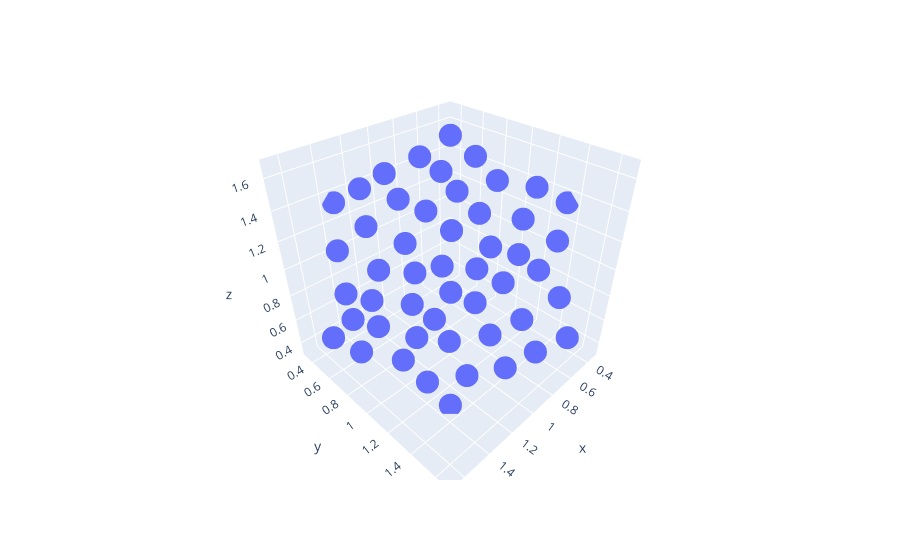

Notebook code for this chart:
### Code cell
ex.scatter_3d(
    x=evaluated_refs[:, 0],
    y=evaluated_refs[:, 1],
    z=evaluated_refs[:, 2],
)
